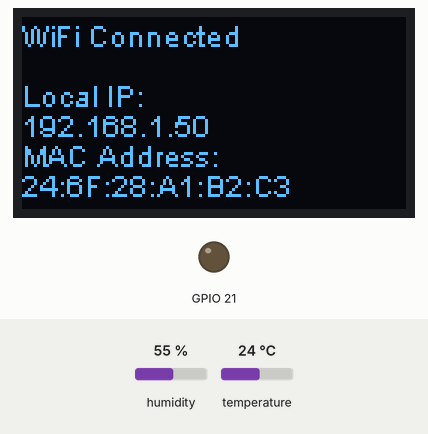
This sketch was run on a simulated ESP32. Parts: 128×64 one-colour display, output pins drawn as LEDs (lit = HIGH). The inputs (shaded band) are chosen by the test bench; at power-on: humidity 55 %, temperature 24 °C. WiFi joins after 1.5 s; servers stay silent unless stated; uploads are accepted with an empty reply; not simulated (calls return 0 or success): wifiCredentials.h; what the sketch prints to the serial monitor is not drawn.

Above: at 1.7 s.
At 3.7 s:
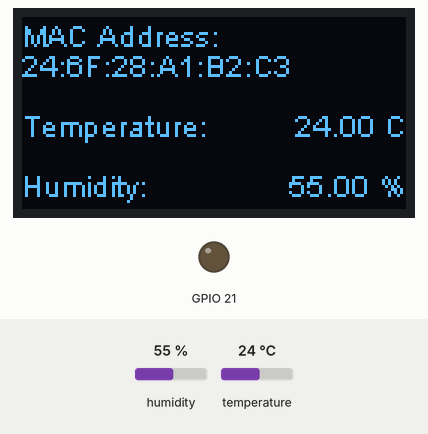
3.8 s: humidity set to 22 %
At 6.9 s:
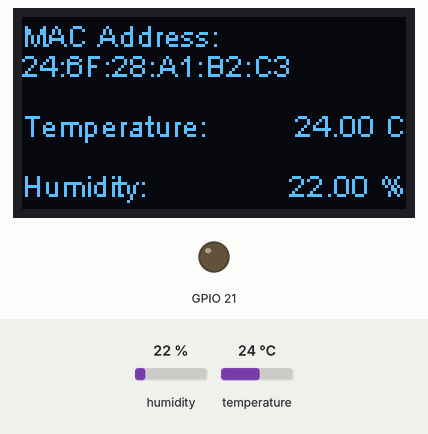
7.6 s: temperature set to 12 °C
At 10.1 s:
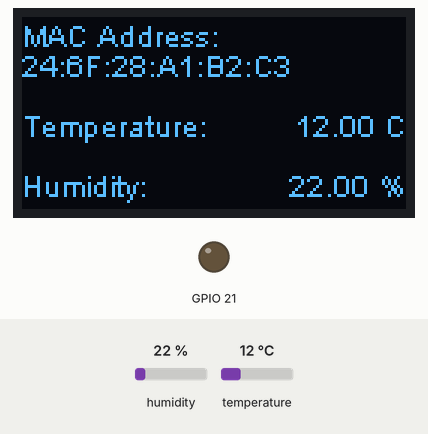
11.4 s: humidity set to 40 %
At 15.3 s:
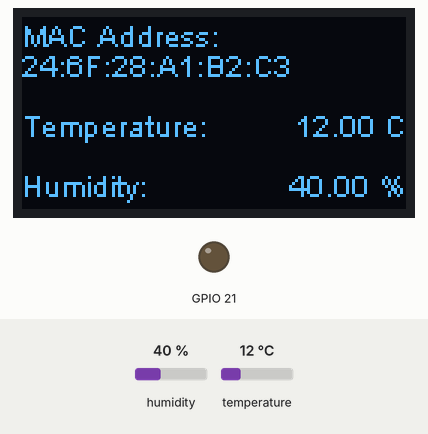
16.0 s: temperature set to 19 °C
Timing chart, 0 to 19.0 s (numbered marks = the images above; inputs shaded):
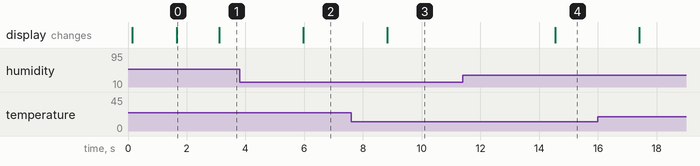

Measured:
- after the input at 3.8 s, the display: changes after 2.2 s (image 2)
- after the input at 7.6 s, the display: changes after 1.2 s (image 3)
- after the input at 11.4 s, the display: changes after 3.1 s (image 4)
- what the display in image 0 shows lasts 1.4 s, from 1.7 s to 3.1 s

The sketch:

dht11.ino
```cpp
#include "Arduino.h"
#include "wifiCredentials.h"
#include "HT_SSD1306Wire.h"
#include "DHT.h"
#include <Wire.h>
#include <WiFi.h>
#include <HTTPClient.h>

#define DHTPIN 2
#define DHTTYPE DHT11

DHT dht(DHTPIN, DHTTYPE);

SSD1306Wire display(0x3c, 500000, SDA_OLED, SCL_OLED, GEOMETRY_128_64, RST_OLED);  // addr , freq , i2c group , resolution , rst

void initWiFi() {
  display.clear();
  display.drawString(0, 0, "Connecting to WiFi...");
  display.display();
  WiFi.mode(WIFI_STA);
  WiFi.begin(ssid, password);
  Serial.print("Connecting to WiFi ...");
  while (WiFi.status() != WL_CONNECTED) {
    Serial.print('.');
    delay(500);
  }
  Serial.println(WiFi.localIP());
  display.clear();
  display.drawString(0, 0, "WiFi Connected");
  display.drawString(0, 20, "Local IP:");
  display.drawString(0, 30, (WiFi.localIP().toString()));
  display.drawString(0, 40, "MAC Address:");
  display.drawString(0, 50, (String)(WiFi.macAddress()));
  display.display();
}


void setup() {
  Serial.begin(115200);
  pinMode(Vext, OUTPUT);
  digitalWrite(Vext, LOW);
  delay(100);
  display.init();
  display.setFont(ArialMT_Plain_10);
  display.clear();
  display.display();
  initWiFi();
}


void loop() {
  delay(1000);

  float h = dht.readHumidity();
  float t = dht.readTemperature();

  if (isnan(h) || isnan(t)) {
    Serial.println(F("Failed to read from DHT sensor!"));
    return;
  }

  if (WiFi.status()==WL_CONNECTED) {
    HTTPClient http;
    http.begin(server);
    http.addHeader("Content-Type", "application/x-www-form-urlencoded");
    String temperatureData = "{\"sensor_id\": \"" + (String)(WiFi.macAddress()) + "_A\", \"reading\": \"" + String(t) + "\"}";
    String humidityData = "{\"sensor_id\": \"" + (String)(WiFi.macAddress()) + "_B\", \"reading\": \"" + String(h) + "\"}";
    Serial.println(temperatureData);
    Serial.println(humidityData);
    int temperatureReponse = http.POST(temperatureData);
    Serial.print("Temperature HTTP Response code is: ");
    Serial.println(temperatureReponse);
    int humidityReponse = http.POST(humidityData);
    Serial.print("Humidity HTTP Response code is: ");
    Serial.println(humidityReponse);
    http.end();
    }
    else {
      Serial.println("Failed to send sensor data. No connection!");
    }


  display.clear();
  display.setTextAlignment(TEXT_ALIGN_LEFT);
  display.drawString(0, 0, "MAC Address:");
  display.drawString(0, 10, (String)(WiFi.macAddress()));
  display.drawString(0, 30, "Temperature:");
  display.drawString(0, 50, "Humidity:");
  display.setTextAlignment(TEXT_ALIGN_RIGHT);
  display.drawString(128, 30, String(t) + " C");
  display.drawString(128, 50, String(h) + " %");
  display.display();


  Serial.print(F("Humidity: "));
  Serial.print(h);
  Serial.print(F("%  Temperature: "));
  Serial.print(t);
  Serial.print(F("°C "));
  Serial.println(F(""));
}
```
